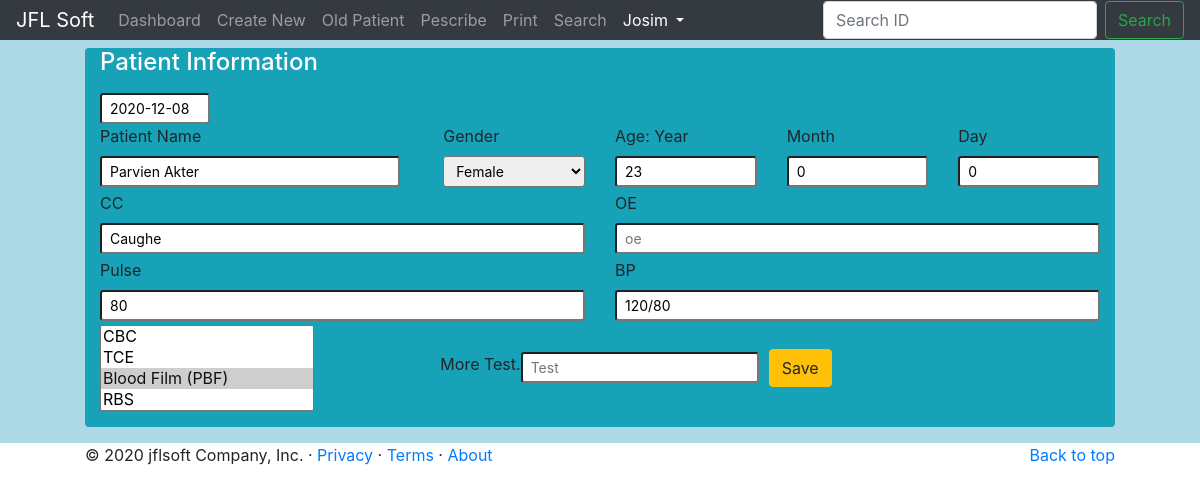
/old_patient_update/2 (signed in), run on the app's committed database.
### prescription/models.py (models this page shows, shortened)
class Patient(models.Model):
	name= models.CharField(max_length=100, null=True)
	age_y= models.IntegerField(null=True, blank=True)
	age_m= models.IntegerField(null=True, blank=True, default=0)
	age_d= models.IntegerField(null=True, blank=True, default=0)
	sex= models.CharField(choices=CATEGORY_CHOICES_SEX, max_length=100)
	cc= models.CharField(max_length=300, null=True, blank=True)
	oe= models.CharField(max_length=300, null=True, blank=True)
	pulse= models.CharField(max_length=50, null=True, blank=True)
	bp= models.CharField(max_length=50, null=True, blank=True)
	test = models.ManyToManyField(Test, blank=True)
	others_test= models.CharField(max_length=400, null=True, blank=True)
	date=models.DateField(auto_now=False,auto_now_add=False,default=today)
	status= models.BooleanField(default=False)

### prescription/views.py (the view, shortened to what this page needs)
# urls.py: path('old_patient_update/<int:pk>', views.OldPatientUpdate.as_view(), name='old_patient_update'),
class OldPatientUpdate(LoginRequiredMixin, UpdateView):
    model = Patient
    fields = ['date','name','others_test', 'age_y', 'age_m', 'age_d','sex','cc','oe','pulse','bp','test',]
    template_name_suffix = '_update'

### prescription/models.py (called while the page is built)
	def __str__(self):
		return self.title

### prescription/templates/prescription/patient_update.html (shortened to what this page needs)
{% extends 'prescription/base.html' %}
{% load static %}
{% load static %}
{% load widget_tweaks %}
{% block content %}
  <link href="{% static 'assets/bootstrap/css/bootstrap.min.css' %}" rel="stylesheet">
<div style="background-color: lightblue;">
<div class="container py-3" style="">
    <div class="col-md-12 bg-info rounded order-md-1">
			<h4 class="mb-3 text-white">Patient Information</h4>
	<form method="post">
		<div class="row">{% render_field form.date class="form-control-sm" placeholder="Date" style="margin-left:15px; width:110px;" %}</div>
		<div class="row">
			<div class="col-md-4 mb-1">
            <label for="firstName">Patient Name </label>
            {% render_field form.name class="form-control-sm" placeholder="Name" style="width:300px;" %}
			</div>
			<div class="col-md-2 mb-1">
            <label for="lastName">Gender</label>
            {% render_field form.sex class="form-control-sm" style="width:100%;" name="gender" id="gender" list="gender_list"%}
			</div>
			<div class="col-md-2 mb-1">
            <label for="lastName">Age: Year</label>
            {% render_field form.age_y class="form-control-sm" placeholder="Y" style="width:100%;" %}
			</div>
			<div class="col-md-2 mb-1">
            <label for="lastName">Month</label>
            {% render_field form.age_m class="form-control-sm" placeholder="M" style="width:100%;" %}
			</div>
			<div class="col-md-2 mb-1">
            <label for="lastName">Day</label>
            {% render_field form.age_d class="form-control-sm" placeholder="D" style="width:100%;" %}
			</div>
        </div>
		<div class="row">
			<div class="col-md-6 mb-1">
			<label for="address">CC</label>
			 {% render_field form.cc class="form-control-sm" placeholder="cc" style="width:100%;" %}
			</div>
			<div class="col-md-6 mb-1">
            <label for="address">OE</label>
			 {% render_field form.oe class="form-control-sm" placeholder="oe" style="width:100%;" %}
			</div>
		</div>
		<div class="row">
			<div class="col-md-6 mb-1">
			<label for="address">Pulse</label>
			 {% render_field form.pulse class="form-control-sm" placeholder="Pulse" style="width:100%;" %}
			</div>
			<div class="col-md-6 mb-1">
            <label for="address">BP</label>
			 {% render_field form.bp class="form-control-sm" placeholder="BP" style="width:100%;" %}
			</div>
		</div>
		<div class="row">
          <div class="col-md-4 mb-3 form-check form-check-inline" >
 		   {% render_field form.test class="form-check-input" type="checkbox" style="text-align:left; margin-left:15px;"%}
		  </div>
		  <div class="col-md-6 mb-3 form-check form-check-inline" >
			<label for="usr">More Test. </label>
 		   {% render_field form.others_test class="form-control-sm" placeholder="Test" %}
			<button class="btn btn-warning" style="margin-left:10px;">Save</button>
		  </div>
		</div>
	</form>
	</div>
</div>
</div>
{% endblock %}

### prescription/templates/prescription/base.html (shortened to what this page needs)
{% load static %}
<!doctype html>
<html lang="en">
  <head>
  <link href="{% static 'assets/bootstrap/css/bootstrap.min.css' %}" rel="stylesheet">
    <link href="{% static 'this/carousel.css' %}" rel="stylesheet">
    <header>
  <nav class="navbar navbar-expand-lg navbar-dark fixed-top bg-dark py-0">
    <a class="navbar-brand" href="{% url 'index' %}">JFL Soft</a>
    <div class="collapse navbar-collapse" id="navbarCollapse">
      <ul class="navbar-nav mr-auto">
          {% if user.is_authenticated %}
            <li class="nav-item">
              <a href="{% url 'patient_list' %}" class="nav-link">Dashboard</a>
            </li>
            <li class="nav-item">
              <a href="{% url 'create' %}" class="nav-link">Create New</a>
            </li>
            <li class="nav-item">
              <a href="{% url 'old_patient_search' %}" class="nav-link">Old Patient</a>
            </li>
            <li class="nav-item">
              <a href="{% url 'search' %}" class="nav-link">Pescribe</a>
            </li>
            <li class="nav-item">
              <a href="{% url 'print' %}" class="nav-link">Print</a>
            </li>
            <li class="nav-item">
              <a href="{% url 'search' %}" class="nav-link">Search</a>
            </li>
          <li class="nav-item dropdown">
              <a class="nav-link dropdown-toggle text-white" href="#" id="navbarDropdown" role="button" data-toggle="dropdown" aria-haspopup="true" aria-expanded="false">
                   {{ user.username }}
              </a>
            </li>
          {% endif %}
      </ul>
      <form class="form-inline mt-2 mt-md-0" action="{% url 'search' %}">
        <input class="form-control mr-sm-2" type="text" placeholder="Search ID" name="search_id" class="" placeholder=" ID" aria-label="Search">
        <button class="btn btn-outline-success my-2 my-sm-0" type="submit">Search</button>
      </form>
    </div>
  </nav>
</header>
{% block content %}
{% endblock %}
  <footer class="container">
    <p class="float-right"><a href="#">Back to top</a></p>
    <p>&copy; 2020 jflsoft Company, Inc. &middot; <a href="#">Privacy</a> &middot; <a href="#">Terms</a> &middot; <a href="{% url 'about' %}">About</a></p>
  </footer>
</html>

### prescription/templates/prescription/patient_update.html (style rules this page uses)
.container { max-width: 1060px; }

### data on the page
Patient: date "2020-12-08", name "Parvien Akter", sex "Female", age_y "23", age_m "0", age_d "0", cc "Caughe", pulse "80", bp "120/80"

### other printed values
{{ user.username }} "Josim"
